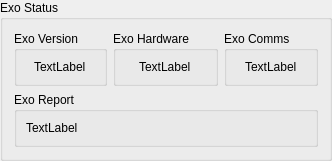
    <widget class="QGroupBox" name="exoStatusGroup">
     <property name="title">
      <string>Exo Status</string>
     </property>
     <layout class="QGridLayout" name="gridLayout_3">
      <item row="0" column="2">
       <widget class="QGroupBox" name="exoCommsGroup">
        <property name="title">
         <string>Exo Comms</string>
        </property>
        <layout class="QGridLayout" name="gridLayout_11">
         <item row="0" column="0" alignment="Qt::AlignHCenter">
          <widget class="QLabel" name="exoCommsLabel">
           <property name="text">
            <string>TextLabel</string>
           </property>
          </widget>
         </item>
        </layout>
       </widget>
      </item>
      <item row="0" column="0">
       <widget class="QGroupBox" name="exoVersionGroup">
        <property name="title">
         <string>Exo Version</string>
        </property>
        <layout class="QGridLayout" name="gridLayout_9">
         <item row="0" column="0" alignment="Qt::AlignHCenter">
          <widget class="QLabel" name="exoVersionLabel">
           <property name="text">
            <string>TextLabel</string>
           </property>
          </widget>
         </item>
        </layout>
       </widget>
      </item>
      <item row="0" column="1">
       <widget class="QGroupBox" name="exoHardwareGroup">
        <property name="title">
         <string>Exo Hardware</string>
        </property>
        <layout class="QGridLayout" name="gridLayout_10">
         <item row="0" column="0" alignment="Qt::AlignHCenter">
          <widget class="QLabel" name="exoHardwareLabel">
           <property name="text">
            <string>TextLabel</string>
           </property>
          </widget>
         </item>
        </layout>
       </widget>
      </item>
      <item row="1" column="0" colspan="3">
       <widget class="QGroupBox" name="exoReportGroup">
        <property name="title">
         <string>Exo Report</string>
        </property>
        <layout class="QGridLayout" name="gridLayout_12">
         <item row="0" column="0">
          <widget class="QLabel" name="exoReportLabel">
           <property name="text">
            <string>TextLabel</string>
           </property>
          </widget>
         </item>
        </layout>
       </widget>
      </item>
     </layout>
    </widget>
